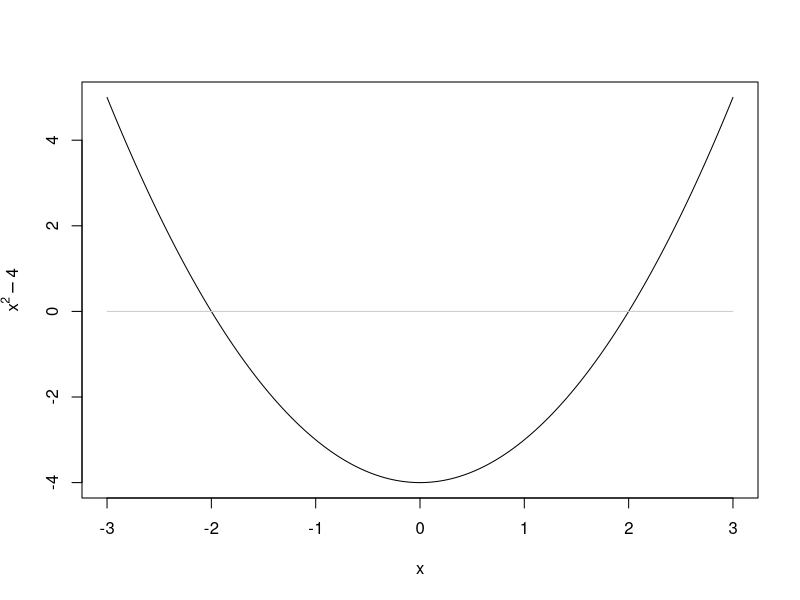

The R script that drew this image:
## ---- chunk 1
x = seq(-3, 3, length.out=200)
plot(x, x^2-4, type = "l", ylab = expression(x^2-4))
segments(-3, 0, 3, 0, col = grey(0.8))
